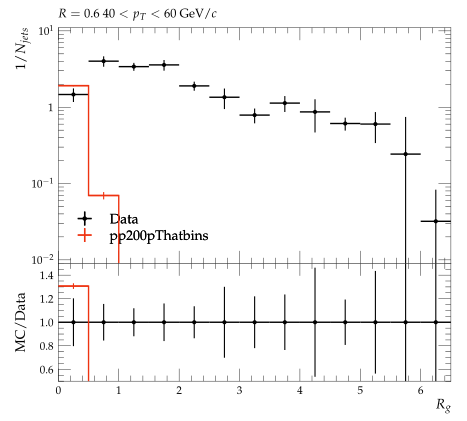

The Python source for this figure:
#! /usr/bin/env python3

# This Python script was auto-generated using YODA v2.1.0.
# Analysis object: /STAR_2020_I1783875/d37-x01-y01
# Timestamp: 08-10-2025 (02:59:01)

import matplotlib as mpl
import matplotlib.pyplot as plt
mpl.use('Agg') # comment out for interactive use
import os
import numpy as np
from numpy import nan, inf

plotDir = os.path.split(os.path.realpath(__file__))[0]
if 'YODA_USER_PLOT_PATH' in globals():
    plot_outdir = globals()['YODA_USER_PLOT_PATH']
else:
    plot_outdir = plotDir

#plot style
plt.style.use(os.path.join(plotDir, '../default.mplstyle'))
# plot metadata
figW, figH = plt.rcParams['figure.figsize']
ax_xLabel = r'$R_{g}$'
ax_yLabel = r'$1/N_{jets}$'
ax_title  = r'$R=0.6 ~ 40 < p_{T} < 60$ GeV/$c$'
ax_xScale = 'linear'
ax_yScale = 'log'
xLims = (0.0, 6.5)
yLims = (0.009000000000000001, 11.0)

# TeX-friendly labels for the legend
labels = {
    'legend' : ([ r"Data", r"pp200pThatbins" ], r""),
}

# Adjust canvas width and height
canvasW = 10.0
canvasH = 9.0
figW *= canvasW/10.
figH *= canvasH/9.

# Create figure and axis objects
fig, (ax, ratio0_ax) = plt.subplots(2, 1, sharex=True,
                  figsize=(figW,figH), gridspec_kw={'height_ratios': (6.0, 3.0)})

# Set figure margins
plt.subplots_adjust(
    left   = 1.0 * plt.rcParams['figure.subplot.left'],
    right  = 1.0 * plt.rcParams['figure.subplot.right'],
    top    = 1.0 * plt.rcParams['figure.subplot.top'],
    bottom = 1.0 * plt.rcParams['figure.subplot.bottom'])

ratio0_ax.yaxis.set_major_locator(mpl.ticker.MultipleLocator(0.2))
ratio0_ax.set_ylim(0.5, 1.4999)
ratio0_ax.set_ylabel('MC/Data')

# the numerical data is stored in a separate file
dataf = dict()
prefix = os.path.split(__file__)[0]
if prefix:    prefix = prefix + '/'
exec(open(prefix+'d37-x01-y01__data.py').read(), dataf)


legend_handles = dict() # keep track of handles for the legend

# style options for curves
# starts at zorder>=5 to draw curve on top of legend
styles = {
  'Data': {
    'color' : 'black',
    'linestyle' : '-',
    'linewidth' : 1,
    'marker' : 'o',
    'markersize' : 2,
    'capsize' : 0.0,
    'zorder' : 5,
    'histstyle' : 0,
    'drawstyle' : 'steps-pre',
    'xerrorbars' : 1,
    'yerrorbars' : 1,
    'fillcolor' : None,
    'fillopacity' : 1.0,
    'ratio0_linestyle' : '-',
    'ratio0_linewidth' : 1,
    'ratio0_marker' : 'o',
    'ratio0_markersize' : 2,
    'ratio0_capsize' : 0.0,
    'ratio0_zorder' : 5,
    'ratio0_histstyle' : 0,
    'ratio0_drawstyle' : 'steps-pre',
    'ratio0_xerrorbars' : 1,
    'ratio0_yerrorbars' : 1,
  },
  'pp200pThatbins.yoda': {
    'color' : '#EE3311',
    'linestyle' : '-',
    'linewidth' : 1,
    'marker' : 'none',
    'markersize' : 2,
    'capsize' : 0.0,
    'zorder' : 6,
    'histstyle' : 1,
    'drawstyle' : 'steps-pre',
    'xerrorbars' : 1,
    'yerrorbars' : 1,
    'fillcolor' : None,
    'fillopacity' : 1.0,
    'ratio0_linestyle' : '-',
    'ratio0_linewidth' : 1,
    'ratio0_marker' : 'none',
    'ratio0_markersize' : 2,
    'ratio0_capsize' : 0.0,
    'ratio0_zorder' : 6,
    'ratio0_histstyle' : 1,
    'ratio0_drawstyle' : 'steps-pre',
    'ratio0_xerrorbars' : 1,
    'ratio0_yerrorbars' : 1,
  },
}

# curve from input yoda files in main panel
for label, yvals in dataf['yvals'].items():
    if all(np.isnan(v) for v in dataf['yvals'][label]):
        continue
    tmp = None
    if styles[label]['histstyle']: # draw as histogram
        xpos = dataf['xedges'][label] if styles[label]['drawstyle'] else dataf['xpoints'][label]
        ypos = np.insert(yvals, 0, yvals[0]) if styles[label]['drawstyle'] else yvals
        if styles[label]['fillcolor']: # fill area below curve
            ax.fill_between(xpos, ypos, step='pre',
                            color=styles[label]['fillcolor'],
                            alpha=styles[label]['fillopacity'])
        tmp, = ax.plot(xpos, ypos,
                       color=styles[label]['color'],
                       linestyle=styles[label]['linestyle'],
                       linewidth=styles[label]['linewidth'],
                       drawstyle=styles[label]['drawstyle'], solid_joinstyle='miter',
                       zorder=styles[label]['zorder'], label=label)
    tmp = ax.errorbar(dataf['xpoints'][label], yvals,
                      xerr=np.array(dataf['xerrs'][label])*styles[label]['xerrorbars'],
                      yerr=np.array(dataf['yerrs'][label])*styles[label]['yerrorbars'],
                      fmt=styles[label]['marker'], capsize=styles[label]['capsize'],
                      markersize=styles[label]['markersize'],
                      ecolor=styles[label]['color'],
                      color=styles[label]['color'], zorder=styles[label]['zorder'])
    tmp[-1][0].set_linestyle(styles[label]['linestyle'])
    tmp[-1][0].set_linewidth(styles[label]['linewidth'])
    if label in dataf['add_legend_handle']:  legend_handles[label] = tmp
    for varLabel in dataf['variation_yvals'].keys():
        if varLabel.startswith(label):
            tmp, = ax.plot(dataf['xedges'][label], dataf['variation_yvals'][varLabel],
                           color=styles[label]['color'],
                           linestyle=styles[label]['linestyle'],
                           linewidth=styles[label]['linewidth'],
                           drawstyle='steps-pre', solid_joinstyle='miter',
                           zorder=styles[label]['zorder'], alpha=0.5)


# plots on ratio panel
# curve from input yoda files in ratio panel
for label, yvals in dataf['ratio0_yvals'].items():
    if all(np.isnan(v) for v in yvals):
        continue
    if styles[label]['ratio0_histstyle']: # plot as histogram
        xpos = dataf['xedges']['Data'] if styles[label]['ratio0_drawstyle'] else dataf['xpoints']['Data']
        ypos = np.insert(yvals, 0, yvals[0]) if styles[label]['ratio0_drawstyle'] else yvals
        ratio0_ax.plot(xpos, ypos,
                       color=styles[label]['color'],
                       linewidth=styles[label]['linewidth'],
                       linestyle=styles[label]['ratio0_linestyle'],
                       drawstyle=styles[label]['ratio0_drawstyle'], zorder=styles[label]['zorder'],
                       solid_joinstyle='miter')
    tmp = ratio0_ax.errorbar(dataf['xpoints']['Data'], yvals,
                             xerr=np.array(dataf['ref_xerrs'])*styles[label]['ratio0_xerrorbars'],
                             yerr=np.array(dataf['ratio0_yerrs'][label])*styles[label]['ratio0_yerrorbars'],
                             fmt=styles[label]['ratio0_marker'], capsize=styles[label]['ratio0_capsize'],
                             markersize=styles[label]['ratio0_markersize'],
                             ecolor=styles[label]['color'],
                             color=styles[label]['color'])
    tmp[-1][0].set_linestyle(styles[label]['ratio0_linestyle'])
    tmp[-1][0].set_linewidth(styles[label]['ratio0_linewidth'])

    for varlabel in dataf['ratio0_variation_vals'].keys():
        if varlabel.startswith(label):
            ratio0_ax.plot(dataf['xedges']['Data'],
                            dataf['ratio0_variation_vals'][varlabel],
                            color=styles[label]['color'],
                            linestyle=styles[label]['linestyle'],
                            linewidth=styles[label]['linewidth'],
                            drawstyle='steps-pre', solid_joinstyle='miter',
                            zorder=1, alpha=0.5)

legend_items = list(legend_handles.values())
ax.add_artist(ax.legend(legend_items,
                        labels['legend'][0],
                        title=labels['legend'][1],
                        alignment='left',
                        loc='lower left',
                        bbox_to_anchor=(0.0, 0.03)))

# set plot metadata as defined above
ratio0_ax.set_xlabel(ax_xLabel)
ratio0_ax.xaxis.set_label_coords(1., -0.15)
ax.set_ylabel(ax_yLabel, ha='right', va='top')
ax.yaxis.set_label_coords(-0.11, 1.0)
ax.set_title(ax_title, loc='left')
ax.set_xscale(ax_xScale)
ax.set_yscale(ax_yScale)
ax.set_xlim(xLims)
ax.set_ylim(yLims)

# tick formatting
plt.rcParams['xtick.top'] = True
plt.rcParams['ytick.right'] = True
ax.yaxis.set_major_locator(mpl.ticker.LogLocator(base=10.0, numticks=np.inf))
ax.yaxis.set_minor_locator(mpl.ticker.LogLocator(
                           base=10.0, subs=np.arange(0.1, 1, 0.1), numticks=np.inf))
fig.align_ylabels((ax, ratio0_ax))
plt.savefig(os.path.join(plot_outdir, 'd37-x01-y01.pdf'), format='PDF')
plt.savefig(os.path.join(plot_outdir, 'd37-x01-y01.png'), format='PNG')

plt.close(fig)
